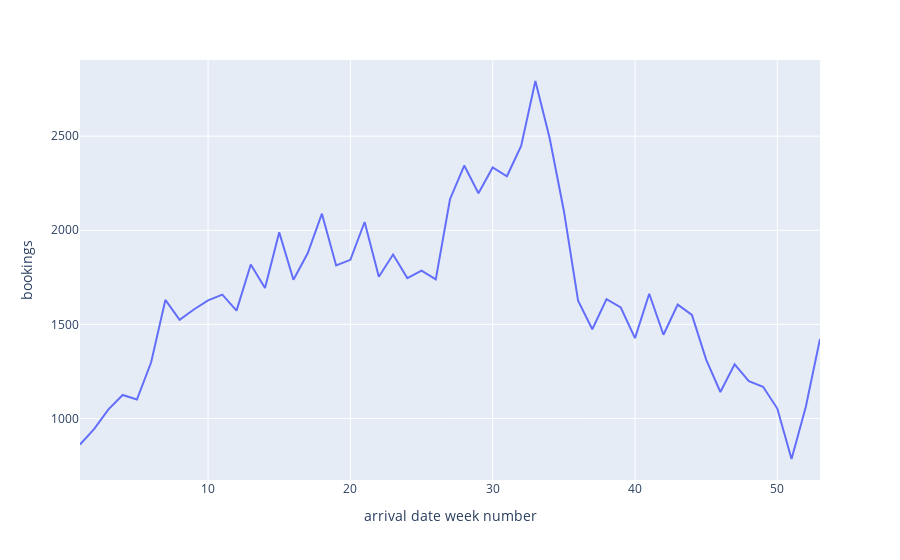

Here is the notebook cell this chart was saved with:
### Code cell
px.line(df.groupby('arrival_date_week_number').is_canceled.count(
).reset_index(), x='arrival_date_week_number', y='is_canceled', labels={'arrival_date_week_number': 'arrival date week number', 'is_canceled':'bookings'})

### Figure 1 — Plotly figure (JSON) as saved in the notebook; plotly's stock layout.template omitted (floating-point values rounded to 4 significant figures)
{"data": [{"hovertemplate": "arrival date week number=%{x}<br>bookings=%{y}<extra></extra>", "legendgroup": "", "line": {"color": "#636efa", "dash": "solid"}, "marker": {"symbol": "circle"}, "mode": "lines", "name": "", "orientation": "v", "showlegend": false, "type": "scatter", "x": [1, 2, 3, 4, 5, 6, 7, 8, 9, 10, 11, 12, 13, 14, 15, 16, 17, 18, 19, 20, 21, 22, 23, 24, 25, 26, 27, 28, 29, 30, 31, 32, 33, 34, 35, 36, 37, 38, 39, 40, 41, 42, 43, 44, 45, 46, 47, 48, 49, 50, 51, 52, 53], "xaxis": "x", "y": [862, 945, 1049, 1125, 1101, 1299, 1630, 1524, 1579, 1628, 1658, 1573, 1818, 1693, 1989, 1737, 1878, 2088, 1813, 1843, 2044, 1753, 1871, 1746, 1786, 1739, 2165, 2344, 2197, 2334, 2287, 2448, 2793, 2490, 2104, 1626, 1474, 1634, 1590, 1427, 1663, 1445, 1605, 1550, 1313, 1141, 1288, 1199, 1169, 1053, 785, 1061, 1423], "yaxis": "y"}], "layout": {"legend": {"tracegroupgap": 0}, "margin": {"t": 60}, "xaxis": {"anchor": "y", "domain": [0, 1], "title": {"text": "arrival date week number"}}, "yaxis": {"anchor": "x", "domain": [0, 1], "title": {"text": "bookings"}}}}
